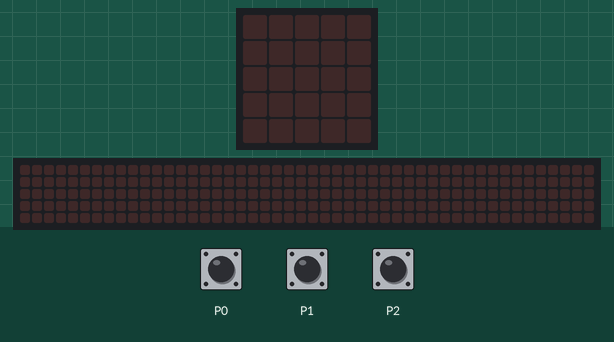
Simulated run of this program. Board: BBC micro:bit (MakeCode). Parts: the board's 5×5 LED display, a strip that is not on the board, showing the scrolling text unrolled. The test bench sets the inputs (shaded band). Random numbers come from a fixed seed; the 48×5 strip is a reading aid, not a part: it shows the text the display is scrolling, unrolled, one strip-width of it at a time.

Above: at 1.2 s.
1.3 s: touch pin P0 pressed for 0.15 s
At 1.9 s:
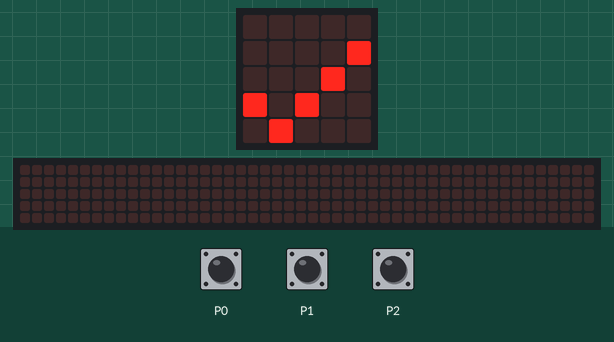
4.4 s: touch pin P1 pressed for 0.15 s
At 6.3 s:
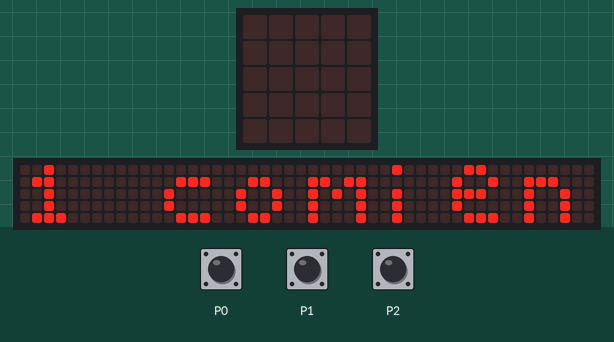
At 20.7 s:
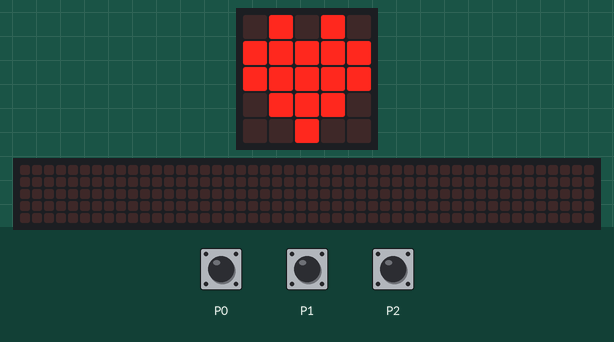

The program:

main.ts
```typescript
input.onPinPressed(TouchPin.P0, function () {
    comienzo = false
    basic.showIcon(IconNames.Yes)
    basic.clearScreen()
    basic.pause(randint(2000, 7000))
    basic.showIcon(IconNames.Heart)
    comienzo = true
})
input.onPinPressed(TouchPin.P2, function () {
    if (comienzo) {
        comienzo = false
        basic.showLeds(`
            . # # . .
            # . # . .
            . . # . .
            . # . . .
            # # # # .
            `)
        contadorP2 += 1
        basic.showNumber(contadorP2)
    } else {
        comienzo = false
        contadorP2 += -1
        basic.showString("2 comienzo falso")
    }
})
input.onPinPressed(TouchPin.P1, function () {
    if (comienzo) {
        comienzo = false
        basic.showLeds(`
            . . . . .
            . # # . .
            . . # . .
            . . # . .
            . # # # .
            `)
        contadorP1 += 1
        basic.showNumber(contadorP1)
    } else {
        comienzo = false
        contadorP1 += -1
        basic.showString("1 comienzo falso")
    }
})
let comienzo = false
let contadorP2 = 0
let contadorP1 = 0
contadorP1 = 0
contadorP2 = 0
basic.forever(function () {

})
```

test.ts
```typescript
// aquí va el archivo "tests"; esto no se compilará cuando este paquete se utilice como una extensión.
```

Measured:
- after the input at 1.3 s, the display: changes after 0.15 s (image 1)
- what the display in image 1 shows lasts 0.6 s, from 1.5 s to 2.1 s
